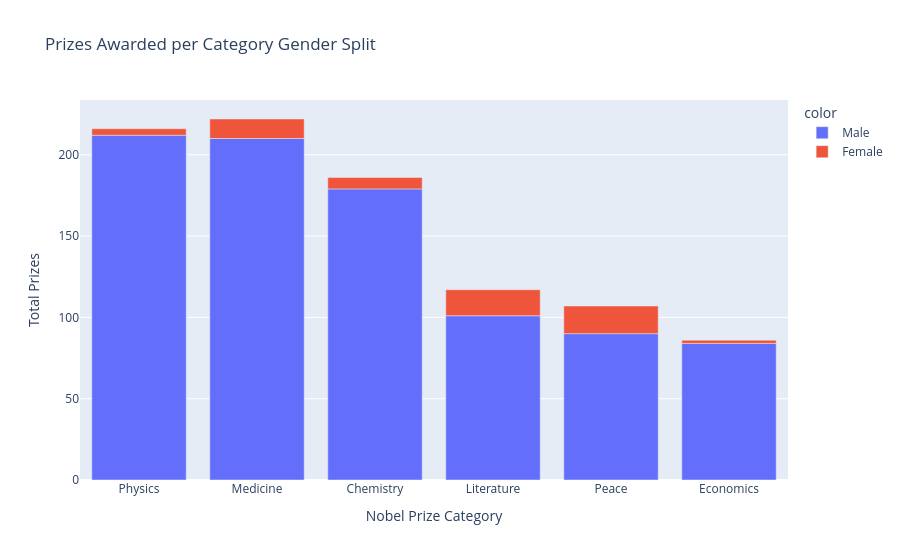

The notebook cell saved with this chart:
### Code cell
v_bar_split = px.bar(x = gender_category.category, y = gender_category.prize, color = gender_category.sex, title = 'Prizes Awarded per Category Gender Split')

v_bar_split.update_layout(xaxis_title = 'Nobel Prize Category', yaxis_title = 'Total Prizes')

v_bar_split.show()

### Figure 1 — Plotly figure (JSON) as saved in the notebook; plotly's stock layout.template omitted (floating-point values rounded to 4 significant figures)
{"data": [{"hovertemplate": "color=Male<br>x=%{x}<br>y=%{y}<extra></extra>", "legendgroup": "Male", "marker": {"color": "#636efa", "pattern": {"shape": ""}}, "name": "Male", "orientation": "v", "showlegend": true, "textposition": "auto", "type": "bar", "x": ["Physics", "Medicine", "Chemistry", "Literature", "Peace", "Economics"], "xaxis": "x", "y": [212, 210, 179, 101, 90, 84], "yaxis": "y"}, {"hovertemplate": "color=Female<br>x=%{x}<br>y=%{y}<extra></extra>", "legendgroup": "Female", "marker": {"color": "#EF553B", "pattern": {"shape": ""}}, "name": "Female", "orientation": "v", "showlegend": true, "textposition": "auto", "type": "bar", "x": ["Peace", "Literature", "Medicine", "Chemistry", "Physics", "Economics"], "xaxis": "x", "y": [17, 16, 12, 7, 4, 2], "yaxis": "y"}], "layout": {"barmode": "relative", "legend": {"title": {"text": "color"}, "tracegroupgap": 0}, "title": {"text": "Prizes Awarded per Category Gender Split"}, "xaxis": {"anchor": "y", "domain": [0, 1], "title": {"text": "Nobel Prize Category"}}, "yaxis": {"anchor": "x", "domain": [0, 1], "title": {"text": "Total Prizes"}}}}
